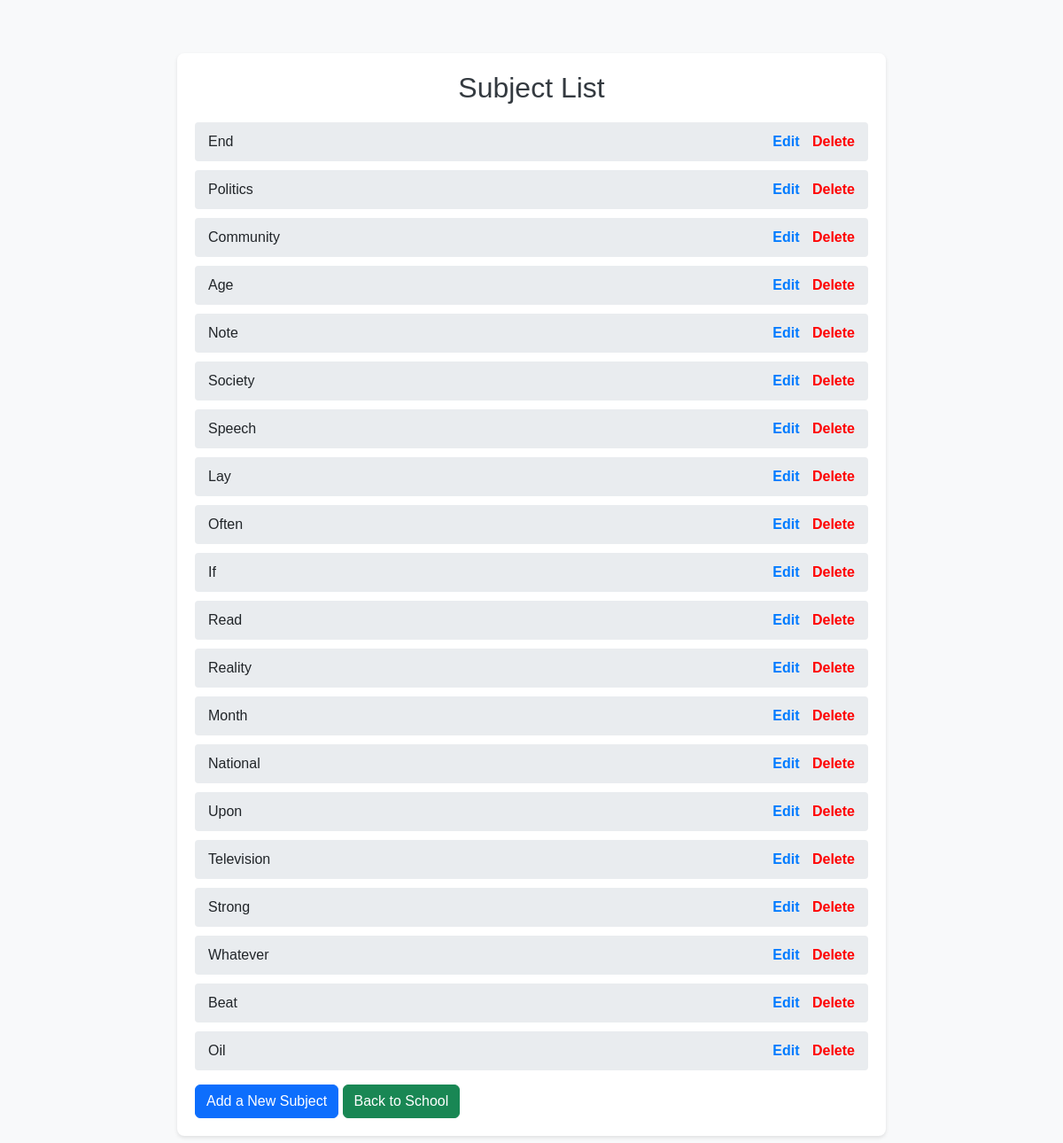
The page /subjects/ on the database as committed earlier.
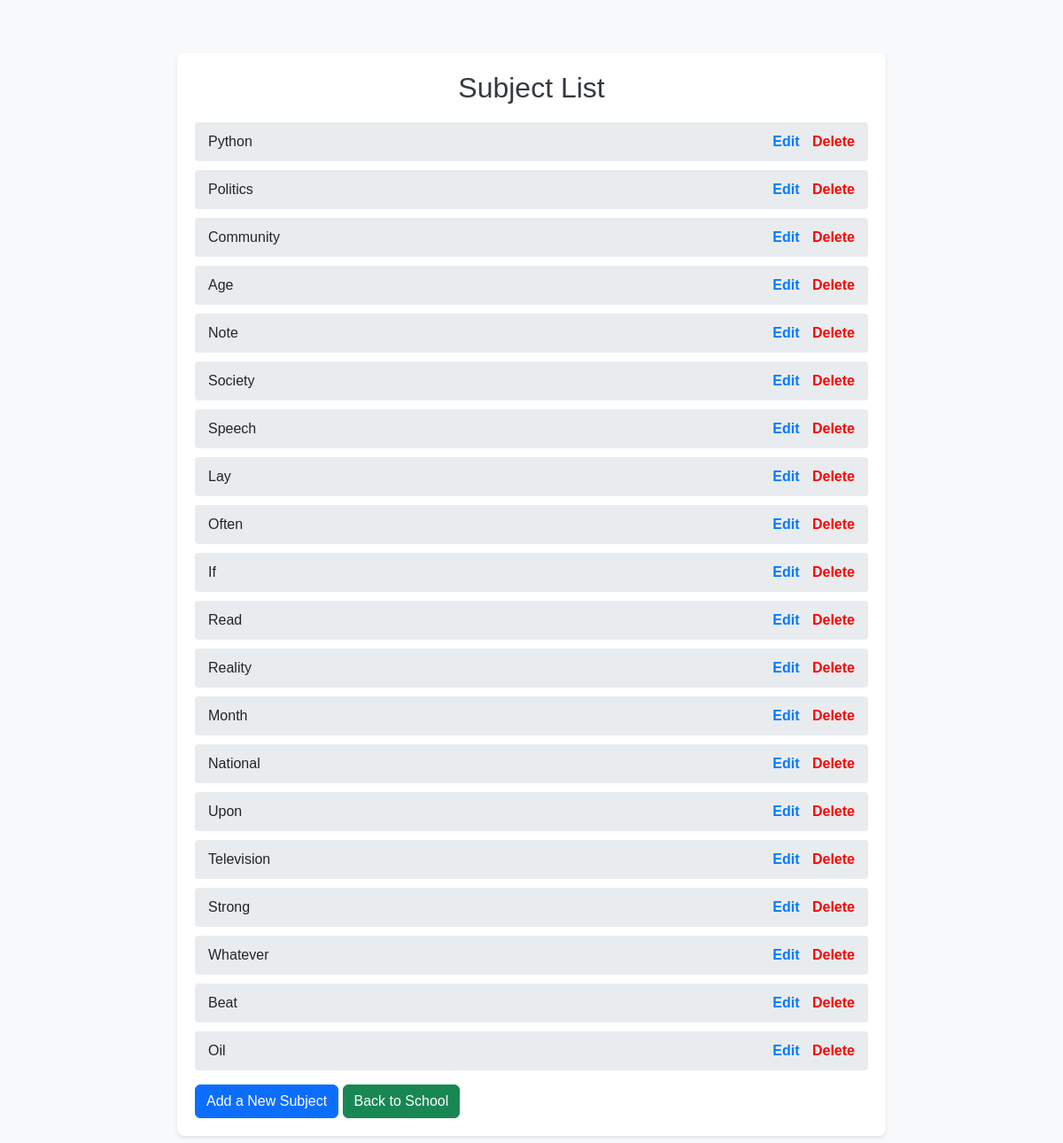
The same page on the database as committed later.
### school/models.py (models this page shows, shortened)
class Subject(models.Model):
    name = models.CharField(max_length=100)

### school/views.py (the view)
# urls.py: path('subjects/', views.subject_lst, name="subject"),   # subjects list
def subject_lst(request):
    subject = Subject.objects.all()
    return render(request, "subjects.html", {'subject': subject})

### school/templates/subjects.html (shortened to what this page needs)
<!DOCTYPE html>
<html lang="en">
<head>
     <link href="https://cdn.jsdelivr.net/npm/bootstrap@5.3.0-alpha1/dist/css/bootstrap.min.css" rel="stylesheet">
     <link href="https://cdnjs.cloudflare.com/ajax/libs/bootstrap-icons/1.10.5/font/bootstrap-icons.min.css" rel="stylesheet">
</head>
<body>
    <div class="container">
        <h2>Subject List</h2>
        <ul>
            {% for s in subject %}
                <li>
                    <span>
                        {{ s.name }}
                    </span>
                    <span style="justify-content: flex-end;">
                        <a href="{% url 'update_subject' s.id %}">Edit</a>
                        <a href="{% url 'delete_subject' s.id %}" style="color: red; padding-left: 10px;">Delete</a>
                    </span>
                </li>
            {% empty %}
                <li>No subject found.</li>
            {% endfor %}
        </ul>
        <a href="{% url 'add_subject' %}" class="btn btn-primary" >Add a New Subject</a>
        <a href="{% url 'school' %}" class="btn btn-success">Back to School</a>
    </div>
</body>
</html>

Rows that differ between the two databases and show on the page:
changed Subject: name "End" → "Python"
